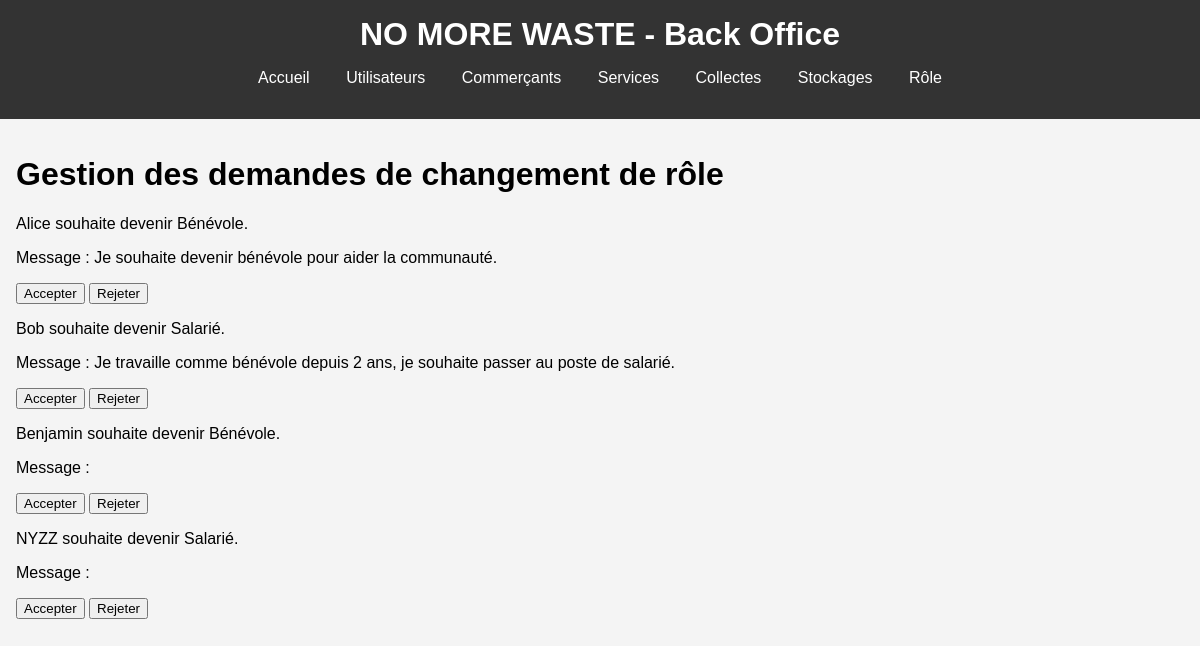
Page /nomorewaste/back/role.php on the committed database.
### tables this page shows
CREATE TABLE `utilisateurs` (
  `id_utilisateur` bigint(20) unsigned NOT NULL AUTO_INCREMENT,
  `nom` varchar(100) NOT NULL,
  `prenom` varchar(100) NOT NULL,
  `email` varchar(100) NOT NULL,
  `mot_de_passe` varchar(255) NOT NULL,
  `role` varchar(50) NOT NULL,
  `description` text,
  `adresse` text,
  `ville` varchar(100) DEFAULT NULL,
  `pays` varchar(100) DEFAULT NULL,
  `code_postal` varchar(20) DEFAULT NULL,
  `telephone` varchar(14) NOT NULL,
  `nouveau_role` varchar(50) DEFAULT NULL,
  `message_demande` text,
  `statut_demande` enum('en attente','acceptée','rejetée') DEFAULT 'en attente',
  `date_demande` timestamp NOT NULL DEFAULT CURRENT_TIMESTAMP,
  PRIMARY KEY (`id_utilisateur`),
  UNIQUE KEY `email` (`email`)
);

### nomorewaste/back/role.php (the view, shortened to what this page needs)
<?php
include 'includes/db.php';
include 'templates/header.php';
$stmt = $conn->prepare("SELECT * FROM Utilisateurs WHERE statut_demande = 'en attente' AND nouveau_role IS NOT NULL");
$stmt->execute();
$demandes = $stmt->fetchAll(PDO::FETCH_ASSOC);
?>
<!DOCTYPE html>
<html lang="fr">
<head>
</head>
<body>
    <h1>Gestion des demandes de changement de rôle</h1>
    <?php foreach ($demandes as $demande): ?>
    <div class="demande">
        <p><?php echo htmlspecialchars($demande['prenom'] ?? ''); ?> souhaite devenir <?php echo htmlspecialchars($demande['nouveau_role'] ?? ''); ?>.</p>
        <p>Message : <?php echo htmlspecialchars($demande['message_demande'] ?? ''); ?></p>
        <form method="POST">
            <button name="action" value="accepter">Accepter</button>
            <button name="action" value="rejeter">Rejeter</button>
        </form>
    </div>
<?php endforeach; ?>
</body>
</html>

### nomorewaste/back/css/styles.css (style rules this page uses)
body { font-family: Arial, sans-serif; margin: 0; padding: 0; background-color: #f4f4f4; }

### rows in the picture
utilisateurs: prenom "Alice", nouveau_role "Bénévole", message_demande "Je souhaite devenir bénévole pour aider la communauté."
utilisateurs: prenom "Bob", nouveau_role "Salarié", message_demande "Je travaille comme bénévole depuis 2 ans, je souhaite passer au poste de salarié."
utilisateurs: prenom "Benjamin", nouveau_role "Bénévole"
utilisateurs: prenom "NYZZ", nouveau_role "Salarié"
